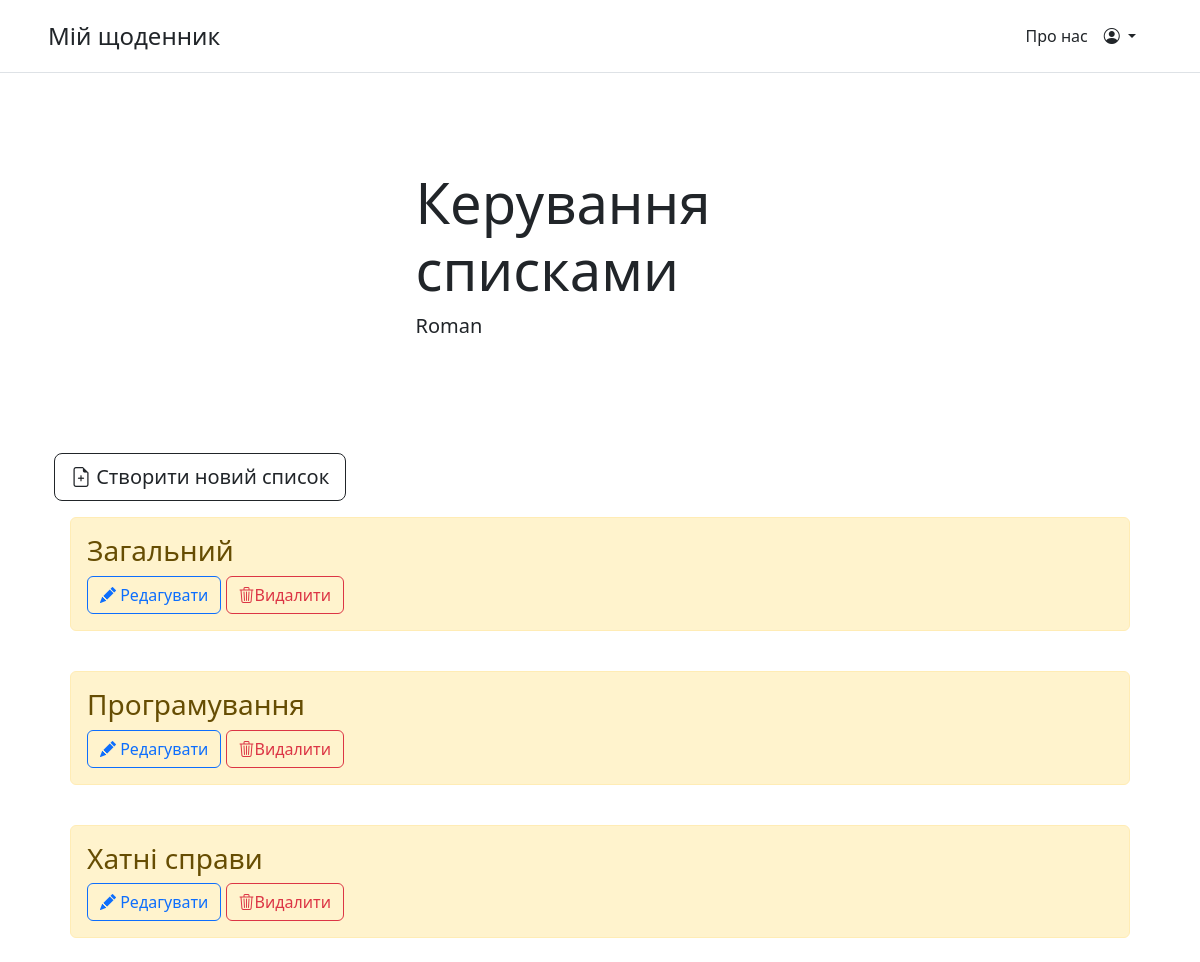
Before: /tasklist_option (signed in) with the older database file.
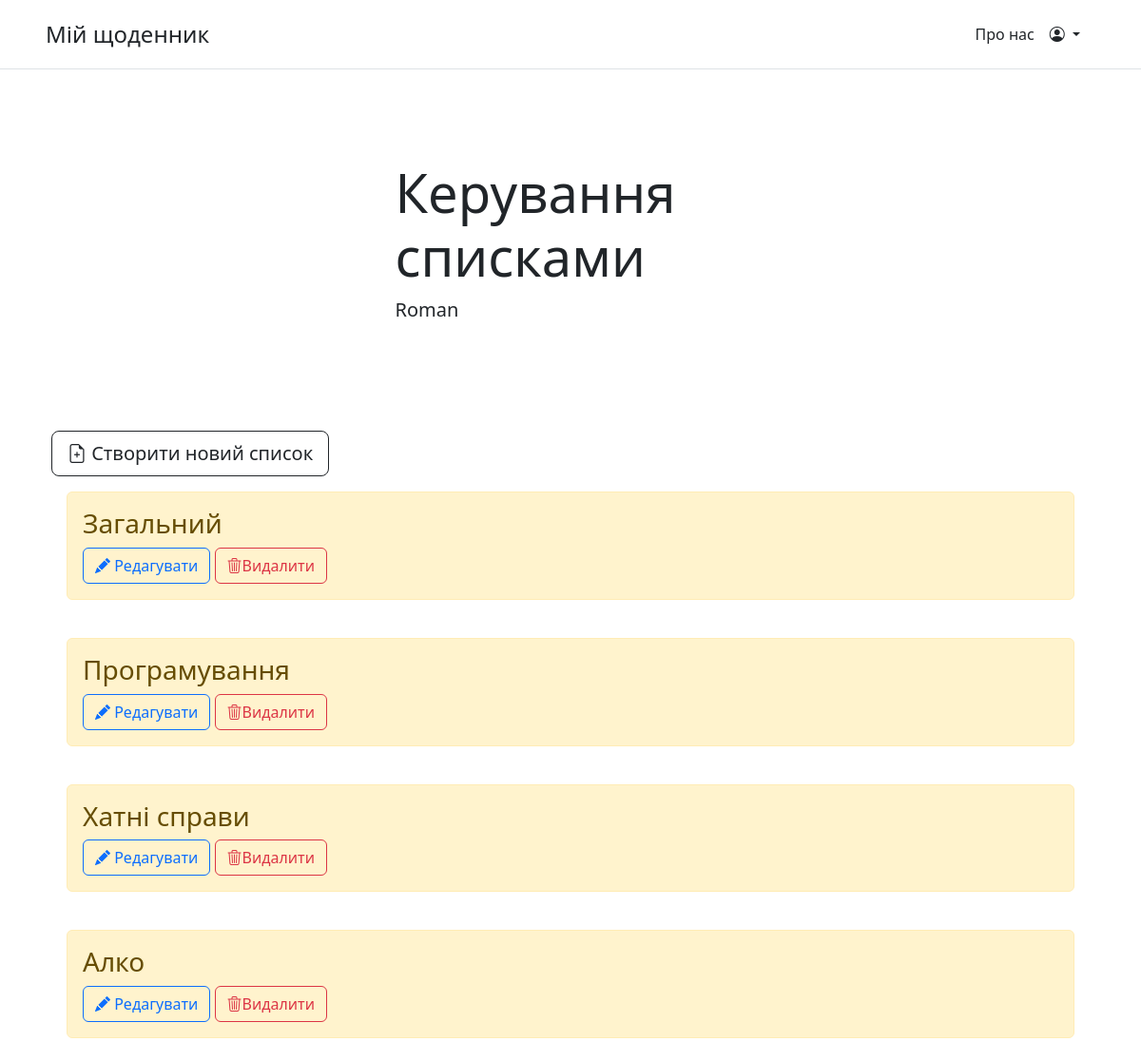
After: the same page with the newer database file.
### main/models.py (models this page shows, shortened)
class TaskList(models.Model):
    name = models.CharField('Назва', max_length=50)
    user = models.ForeignKey(User, on_delete=models.CASCADE, default=1)
    class Meta:
        verbose_name = 'Список задач'
        verbose_name_plural = 'Списки задач'

### main/views.py (the view)
# urls.py: path('tasklist_option', views.tasklist_options, name = 'tasklist_options'),
def tasklist_options(request):
    tasklists = TaskList.objects.filter(user = request.user.id)
    if request.method == "POST":
        if request.POST.get('delete'):
            delete_tasklist(request.POST.get('delete'))
        elif request.POST.get('edit'):
            request.session['tasklist_id'] = int(request.POST.get('edit'))
            return redirect('edit_tasklist')
    context = {
        'title': 'Керування списками',
        'user': request.user,
        'tasklists': tasklists
    }
    return render(request, 'main/tasklist_options.html',context)

### main/templates/main/tasklist_options.html (shortened to what this page needs)
{% extends 'main/base.html' %}
{% block content %}
    <div class="col-md-5 p-lg-5 mx-auto my-5">
      <h1 class="display-4 fw-normal">{{title}}</h1>
      <p class="lead fw-normal">{{ user.username }}</p>
    </div>
    <div class="container">
        <a href="{% url 'add_tasklist' %}" type='button' class="btn btn-outline-dark btn-lg"><i class="bi bi-file-earmark-plus"></i> Створити новий список</a>
    </div>
    {% if tasklists %}
        <div class="container">
            {% for elem in tasklists %}
            <ul class="list-group list-group-flush">
                 <li class="list-group-item">
                <div class="alert alert-warning mt-2">
                    <h3>{{elem.name}}</h3>
                        <form method="post">
                            <button class="btn btn-outline-primary" id="edit" value="{{elem.id}}" name="edit"><i class="bi bi-pencil-fill"></i> Редагувати</button>
                            <button class="btn btn-outline-danger" id="delete" value="{{elem.id}}" name="delete" data-bs-toggle="popover" data-bs-title="Popover title" data-bs-content="Видаляючи список, ви також видалите всі задачі всередені"><i class="bi bi-trash3"></i>Видалити</button>
                        </form>
                </div>
                </li>
            </ul>
            {% endfor %}
    {% else %}
        <div class="container">
            <h3>Доступних списків немає</h3>
        </div>
    {% endif %}
{% endblock %}

Changed rows visible on the page:
added TaskList: name "Алко", {{ elem.id }} 5 (drawn)
